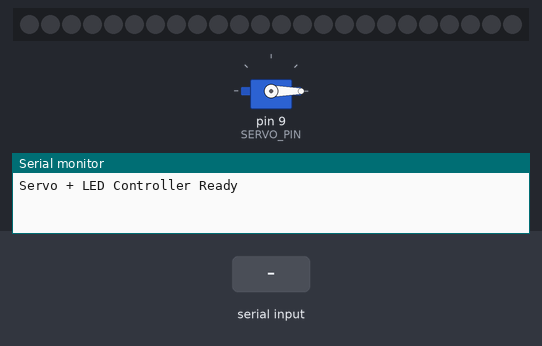
A sketch run on a simulated Arduino Nano Every. Parts: servo, 24 RGB LEDs in strip order, left to right, the last lines printed to the serial monitor. The inputs (shaded band) are chosen by the test bench. Dim RGB values are drawn brighter than linear.

Above: at 1.2 s.
1.3 s: "near\n" received over Serial
At 1.45 s:
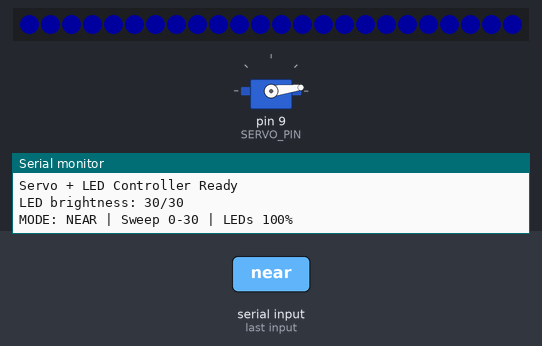
3.8 s: "far\n" received over Serial
At 5.05 s:
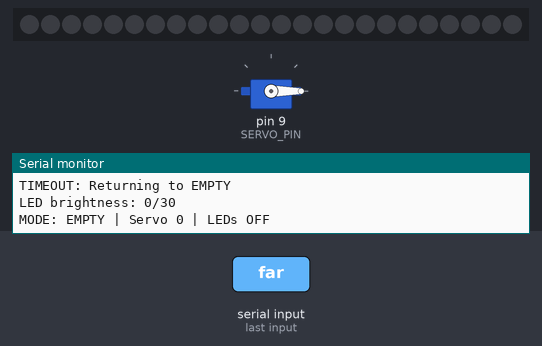
5.3 s: "medium\n" received over Serial
At 6.7 s:
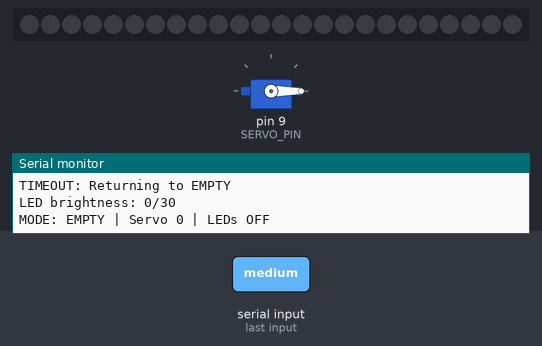
Timing chart, 0 to 8.3 s (numbered marks = the images above; inputs shaded):
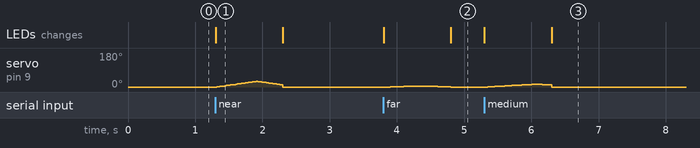

The sketch:

FinalSG90ProximityController.ino
```cpp
/*
  PROJECT: Four-Class Proximity Controller
  BOARD: Arduino Nano Every

  COMPONENTS:
  -----------
  1. SG90 Positional Servo (D9)
  2. WS2812B RGB LED Ring (D10, 24 LEDs)

  PURPOSE:
  --------
  Receive proximity classifications from Processing
  through USB serial communication.

  Control TWO outputs simultaneously:

  1. Servo sweeping range and speed.
  2. LED ring brightness.

  PROXIMITY BEHAVIOUR:
  --------------------

  CLASS 1: EMPTY
    Command: "stop"
    Servo: Return to 0 degrees
    LEDs: OFF

  CLASS 2: FAR
    Command: "far"
    Servo: Continuously sweep 0 to 5 degrees
    Speed: 100 milliseconds per degree
    LEDs: Blue at 33% brightness

  CLASS 3: MEDIUM
    Command: "medium"
    Servo: Continuously sweep 0 to 15 degrees
    Speed: 50 milliseconds per degree
    LEDs: Blue at 67% brightness

  CLASS 4: NEAR
    Command: "near"
    Servo: Continuously sweep 0 to 30 degrees
    Speed: 20 milliseconds per degree
    LEDs: Blue at 100% brightness

  COMMUNICATION:
  --------------
  Processing sends text commands at 9600 baud.

  Each command ends with a newline character.

  If no valid command arrives for 1000 milliseconds,
  return the servo to 0 degrees and turn off the LEDs.

  HARDWARE:
  ---------
  Use a suitable regulated external 5V power supply
  for the servo and LED ring.

  Connect the external supply GND to Arduino GND.

  Ensure the servo can safely move between 0 and 30
  degrees without mechanical obstruction.
*/


// ============================================
// SECTION 1: IMPORT LIBRARIES
// ============================================

#include <Servo.h>
#include <FastLED.h>


// ============================================
// SECTION 2: SERVO CONFIGURATION
// ============================================

// Create the servo controller.
Servo motor;

// Servo signal wire connects to D9.
const byte SERVO_PIN = 9;

// Minimum angle for all sweeping modes.
const int MIN_ANGLE = 0;

// Maximum angles for different proximity classes.
const int FAR_MAX_ANGLE = 5;
const int MEDIUM_MAX_ANGLE = 15;
const int NEAR_MAX_ANGLE = 30;


// ============================================
// SECTION 3: SERVO SPEED CONFIGURATION
// ============================================

// These values control the time between
// each 1-degree movement command.
//
// Larger interval = slower movement.
// Smaller interval = faster movement.

// FAR: Slow movement.
const unsigned long FAR_INTERVAL_MS = 100;

// MEDIUM: Moderate movement.
const unsigned long MEDIUM_INTERVAL_MS = 50;

// NEAR: Fast movement.
const unsigned long NEAR_INTERVAL_MS = 20;


// ============================================
// SECTION 4: LED RING CONFIGURATION
// ============================================

// LED ring data wire connects to Arduino D10.
#define LED_PIN 10

// Number of LEDs on the ring.
#define NUM_LEDS 24

// LED chipset.
#define LED_TYPE WS2812B

// Colour order.
#define COLOR_ORDER GRB

// Maximum brightness for initial testing.
//
// FastLED brightness ranges from 0 to 255.
//
// We use 30 as the maximum for now.
//
// Therefore:
//
// EMPTY  = 0
// FAR    = 10
// MEDIUM = 20
// NEAR   = 30
//
// These values represent 0%, 33%, 67%
// and 100% of our configured maximum.
const uint8_t MAX_BRIGHTNESS = 30;

// Create an array to store the colour
// of each LED on the ring.
CRGB leds[NUM_LEDS];


// ============================================
// SECTION 5: SERIAL COMMUNICATION
// ============================================

// If no valid command arrives for 1 second,
// automatically return to EMPTY.
const unsigned long COMMAND_TIMEOUT_MS = 1000;

// Time of the last valid serial command.
unsigned long lastValidCommandAt = 0;

// Time of the last servo movement step.
unsigned long lastStepAt = 0;

// Store incoming serial characters.
String inputLine = "";


// ============================================
// SECTION 6: DEFINE PROXIMITY MODES
// ============================================

// Four possible proximity classifications.
enum MotionMode {
  EMPTY,
  FAR,
  MEDIUM,
  NEAR
};

// Begin in EMPTY mode.
MotionMode mode = EMPTY;

// Current commanded servo angle.
int angle = 0;

// Servo movement direction.
//
//  1 = increasing angle.
// -1 = decreasing angle.
int direction = 1;


// ============================================
// SECTION 7: SETUP
// ============================================

void setup() {

  // ------------------------------------------
  // INITIALISE SERIAL COMMUNICATION
  // ------------------------------------------

  Serial.begin(9600);

  // Reserve memory for incoming commands.
  inputLine.reserve(20);


  // ------------------------------------------
  // INITIALISE SERVO
  // ------------------------------------------

  // Attach servo to pin D9.
  motor.attach(SERVO_PIN);

  // Start at 0 degrees.
  motor.write(MIN_ANGLE);


  // ------------------------------------------
  // INITIALISE LED RING
  // ------------------------------------------

  // Tell FastLED about the LED ring.
  FastLED.addLeds<LED_TYPE, LED_PIN, COLOR_ORDER>(
    leds,
    NUM_LEDS
  ).setCorrection(TypicalLEDStrip);

  // Start with all LEDs off.
  FastLED.clear();

  // Set initial brightness to zero.
  FastLED.setBrightness(0);

  // Update the physical LED ring.
  FastLED.show();


  // ------------------------------------------
  // STARTUP MESSAGE
  // ------------------------------------------

  Serial.println("Servo + LED Controller Ready");
}


// ============================================
// SECTION 8: GET MAXIMUM SERVO ANGLE
// ============================================

// Determine the maximum sweeping angle
// based on the current proximity mode.
int getMaxAngle() {

  if (mode == FAR) {
    return FAR_MAX_ANGLE;
  }

  else if (mode == MEDIUM) {
    return MEDIUM_MAX_ANGLE;
  }

  else if (mode == NEAR) {
    return NEAR_MAX_ANGLE;
  }

  // EMPTY does not sweep.
  return MIN_ANGLE;
}


// ============================================
// SECTION 9: GET SERVO MOVEMENT SPEED
// ============================================

// Determine how quickly the servo should
// move based on the proximity classification.
unsigned long getSweepInterval() {

  if (mode == FAR) {
    return FAR_INTERVAL_MS;
  }

  else if (mode == MEDIUM) {
    return MEDIUM_INTERVAL_MS;
  }

  else if (mode == NEAR) {
    return NEAR_INTERVAL_MS;
  }

  // Fallback interval.
  return NEAR_INTERVAL_MS;
}


// ============================================
// SECTION 10: CONTROL LED BRIGHTNESS
// ============================================

/*
  This function controls the LED ring.

  It checks the current proximity mode and
  adjusts the brightness accordingly.

  All LEDs remain BLUE.

  Only their brightness changes.

  EMPTY  -> 0%
  FAR    -> 33%
  MEDIUM -> 67%
  NEAR   -> 100%

  This function runs only when the mode changes,
  not during every servo movement step.
*/

void updateLEDs() {

  // Store the desired brightness.
  uint8_t brightness = 0;


  // ------------------------------------------
  // CLASS 1: EMPTY
  // ------------------------------------------

  if (mode == EMPTY) {

    // Nobody detected.
    // Turn off the LED ring.
    brightness = 0;
  }


  // ------------------------------------------
  // CLASS 2: FAR
  // ------------------------------------------

  else if (mode == FAR) {

    // One-third brightness.
    brightness = MAX_BRIGHTNESS / 3;
  }


  // ------------------------------------------
  // CLASS 3: MEDIUM
  // ------------------------------------------

  else if (mode == MEDIUM) {

    // Two-thirds brightness.
    brightness = MAX_BRIGHTNESS * 2 / 3;
  }


  // ------------------------------------------
  // CLASS 4: NEAR
  // ------------------------------------------

  else if (mode == NEAR) {

    // Maximum configured brightness.
    brightness = MAX_BRIGHTNESS;
  }


  // ------------------------------------------
  // UPDATE LED RING
  // ------------------------------------------

  // Set all LEDs to blue.
  fill_solid(
    leds,
    NUM_LEDS,
    CRGB::Blue
  );

  // Set the desired brightness.
  FastLED.setBrightness(brightness);

  // Send the new brightness to the LED ring.
  FastLED.show();


  // ------------------------------------------
  // DEBUGGING MESSAGE
  // ------------------------------------------

  Serial.print("LED brightness: ");
  Serial.print(brightness);

  Serial.print("/");
  Serial.println(MAX_BRIGHTNESS);
}


// ============================================
// SECTION 11: CHANGE PROXIMITY MODE
// ============================================

/*
  This function controls BOTH outputs.

  Whenever Processing sends a new proximity
  classification, Arduino:

  1. Updates the movement mode.
  2. Updates LED brightness.
  3. Adjusts the servo's sweeping behaviour.

  Repeated commands of the same mode do not
  restart the servo's movement.
*/

void setMode(MotionMode nextMode) {

  // Ignore repeated commands of the same mode.
  //
  // Processing sends commands approximately
  // every 200 milliseconds.
  //
  // Repeated commands must not interrupt
  // the servo's continuous movement.
  if (mode == nextMode) {
    return;
  }


  // ------------------------------------------
  // UPDATE CURRENT MODE
  // ------------------------------------------

  mode = nextMode;


  // ------------------------------------------
  // UPDATE LED BRIGHTNESS
  // ------------------------------------------

  // Update the LED ring whenever
  // the proximity mode changes.
  updateLEDs();


  // ------------------------------------------
  // CLASS 1: EMPTY
  // ------------------------------------------

  if (mode == EMPTY) {

    // Set servo position to 0 degrees.
    angle = MIN_ANGLE;

    // Reset movement direction.
    direction = 1;

    // Return servo to 0 degrees.
    motor.write(angle);

    Serial.println(
      "MODE: EMPTY | Servo 0 | LEDs OFF"
    );

    return;
  }


  // ------------------------------------------
  // CLASSES 2, 3 AND 4
  // ------------------------------------------

  // Get the maximum sweeping angle
  // for the newly selected mode.
  int maxAngle = getMaxAngle();


  /*
    GRADUAL MOVEMENT TRANSITIONS

    Suppose the servo is at 28 degrees
    while NEAR is active.

    Processing then sends "medium".

    MEDIUM has a maximum angle of 15 degrees.

    Instead of immediately jumping from
    28 degrees to 15 degrees, the servo
    moves gradually:

    28 -> 27 -> 26 -> 25 -> ... -> 15

    The movement follows MEDIUM's
    configured 50 ms step interval.

    This prevents sudden large movements.
  */

  // If the current angle is at or above
  // the new maximum, move downwards.
  if (angle >= maxAngle) {
    direction = -1;
  }

  // If the current angle is at the minimum,
  // move upwards.
  else if (angle <= MIN_ANGLE) {
    direction = 1;
  }

  // Otherwise, preserve the current direction.


  // Reset the movement timer.
  lastStepAt = millis();


  // ------------------------------------------
  // PRINT CURRENT MODE
  // ------------------------------------------

  if (mode == FAR) {

    Serial.println(
      "MODE: FAR | Sweep 0-5 | LEDs 33%"
    );
  }

  else if (mode == MEDIUM) {

    Serial.println(
      "MODE: MEDIUM | Sweep 0-15 | LEDs 67%"
    );
  }

  else if (mode == NEAR) {

    Serial.println(
      "MODE: NEAR | Sweep 0-30 | LEDs 100%"
    );
  }
}


// ============================================
// SECTION 12: INTERPRET PROCESSING COMMANDS
// ============================================

/*
  Processing sends one of four commands:

  "stop"
  "far"
  "medium"
  "near"

  This function converts the received
  string into an Arduino movement mode.

  The movement mode determines both the
  servo behaviour and LED brightness.
*/

void handleCommand(String line) {

  // Remove unnecessary whitespace.
  line.trim();

  // Convert text to lowercase.
  line.toLowerCase();

  // Store the requested proximity mode.
  MotionMode requested;


  // ------------------------------------------
  // CLASS 1: EMPTY
  // ------------------------------------------

  if (line == "stop" || line == "0") {
    requested = EMPTY;
  }


  // ------------------------------------------
  // CLASS 2: FAR
  // ------------------------------------------

  else if (line == "far") {
    requested = FAR;
  }


  // ------------------------------------------
  // CLASS 3: MEDIUM
  // ------------------------------------------

  else if (line == "medium") {
    requested = MEDIUM;
  }


  // ------------------------------------------
  // CLASS 4: NEAR
  // ------------------------------------------

  else if (line == "near") {
    requested = NEAR;
  }


  // ------------------------------------------
  // INVALID COMMAND
  // ------------------------------------------

  else {

    // Ignore unknown commands.
    // They do not reset the timeout.
    return;
  }


  // ------------------------------------------
  // RESET COMMUNICATION TIMEOUT
  // ------------------------------------------

  // Remember when this valid command arrived.
  lastValidCommandAt = millis();


  // ------------------------------------------
  // APPLY NEW MODE
  // ------------------------------------------

  // Update servo movement and LEDs.
  setMode(requested);
}


// ============================================
// SECTION 13: MAIN ARDUINO LOOP
// ============================================

void loop() {

  // ------------------------------------------
  // TASK 1: RECEIVE SERIAL COMMANDS
  // ------------------------------------------

  // Read incoming characters from Processing.
  while (Serial.available() > 0) {

    // Read one character.
    char ch = Serial.read();


    // ----------------------------------------
    // COMPLETE COMMAND RECEIVED
    // ----------------------------------------

    // A newline marks the end of a command.
    if (ch == '\n') {

      // Process only non-empty commands.
      if (inputLine.length() > 0) {

        handleCommand(inputLine);
      }

      // Clear the buffer for the next command.
      inputLine = "";
    }


    // ----------------------------------------
    // COLLECT COMMAND CHARACTERS
    // ----------------------------------------

    else if (ch != '\r' &&
             inputLine.length() < 20) {

      inputLine += ch;
    }
  }


  // ------------------------------------------
  // TASK 2: COMMUNICATION TIMEOUT
  // ------------------------------------------

  // If no valid command arrives for more
  // than 1000 milliseconds, return to EMPTY.
  if (millis() - lastValidCommandAt >
      COMMAND_TIMEOUT_MS &&
      mode != EMPTY) {

    Serial.println(
      "TIMEOUT: Returning to EMPTY"
    );

    // Return servo to 0 degrees
    // and switch off the LED ring.
    setMode(EMPTY);
  }


  // ------------------------------------------
  // TASK 3: CHECK SERVO MOVEMENT MODE
  // ------------------------------------------

  // EMPTY means the servo remains at 0 degrees.
  if (mode == EMPTY) {
    return;
  }


  // ------------------------------------------
  // TASK 4: SELECT MOVEMENT SPEED
  // ------------------------------------------

  // Get the movement interval associated
  // with the current proximity class.
  unsigned long intervalMs =
    getSweepInterval();


  // ------------------------------------------
  // TASK 5: CONTINUOUS SERVO MOVEMENT
  // ------------------------------------------

  // Only update the servo angle when the
  // required interval has elapsed.
  //
  // Using millis() rather than delay()
  // allows Arduino to continue receiving
  // serial commands while the servo moves.
  if (millis() - lastStepAt >= intervalMs) {

    // Update the movement timer.
    lastStepAt = millis();

    // Get the maximum sweeping angle.
    int maxAngle = getMaxAngle();


    // ----------------------------------------
    // TRANSITION TO A SMALLER SWEEP RANGE
    // ----------------------------------------

    // If the current servo angle exceeds
    // the new maximum, move down gradually.
    //
    // Example:
    //
    // NEAR at 28 degrees
    // changes to MEDIUM (maximum 15).
    //
    // Move 28, 27, 26 ... 15.
    if (angle > maxAngle) {

      // Decrease the angle by one degree.
      angle--;

      // Continue moving towards 0.
      direction = -1;
    }


    // ----------------------------------------
    // NORMAL CONTINUOUS SWEEP
    // ----------------------------------------

    else {

      // Move one degree in the
      // current movement direction.
      angle += direction;


      // --------------------------------------
      // REVERSE AT UPPER BOUNDARY
      // --------------------------------------

      if (angle >= maxAngle) {

        angle = maxAngle;

        // Begin moving towards 0.
        direction = -1;
      }


      // --------------------------------------
      // REVERSE AT LOWER BOUNDARY
      // --------------------------------------

      else if (angle <= MIN_ANGLE) {

        angle = MIN_ANGLE;

        // Begin moving towards the maximum.
        direction = 1;
      }
    }


    // ----------------------------------------
    // COMMAND SERVO POSITION
    // ----------------------------------------

    // Send the new target angle to the servo.
    motor.write(angle);
  }

  // No additional LED updates are needed here.
  //
  // The LEDs maintain their brightness
  // until the proximity mode changes.
}
```

Measured:
- after the input at 1.3 s, servo on pin 9 (SERVO_PIN): rises from 0° to 30° in 0.59 s, then falls to 0° in 0.39 s; the LEDs: change at once (image 1)
- after the input at 3.8 s, servo on pin 9 (SERVO_PIN): rises from 0° to 5° in 0.40 s, then falls to 0° in 0.50 s; the LEDs: first change at once (image 2 shows a later state)
- after the input at 5.3 s, servo on pin 9 (SERVO_PIN): rises from 0° to 15° in 0.71 s, then falls to 0° in 0.24 s; the LEDs: first change at once (image 3 shows a later state)
